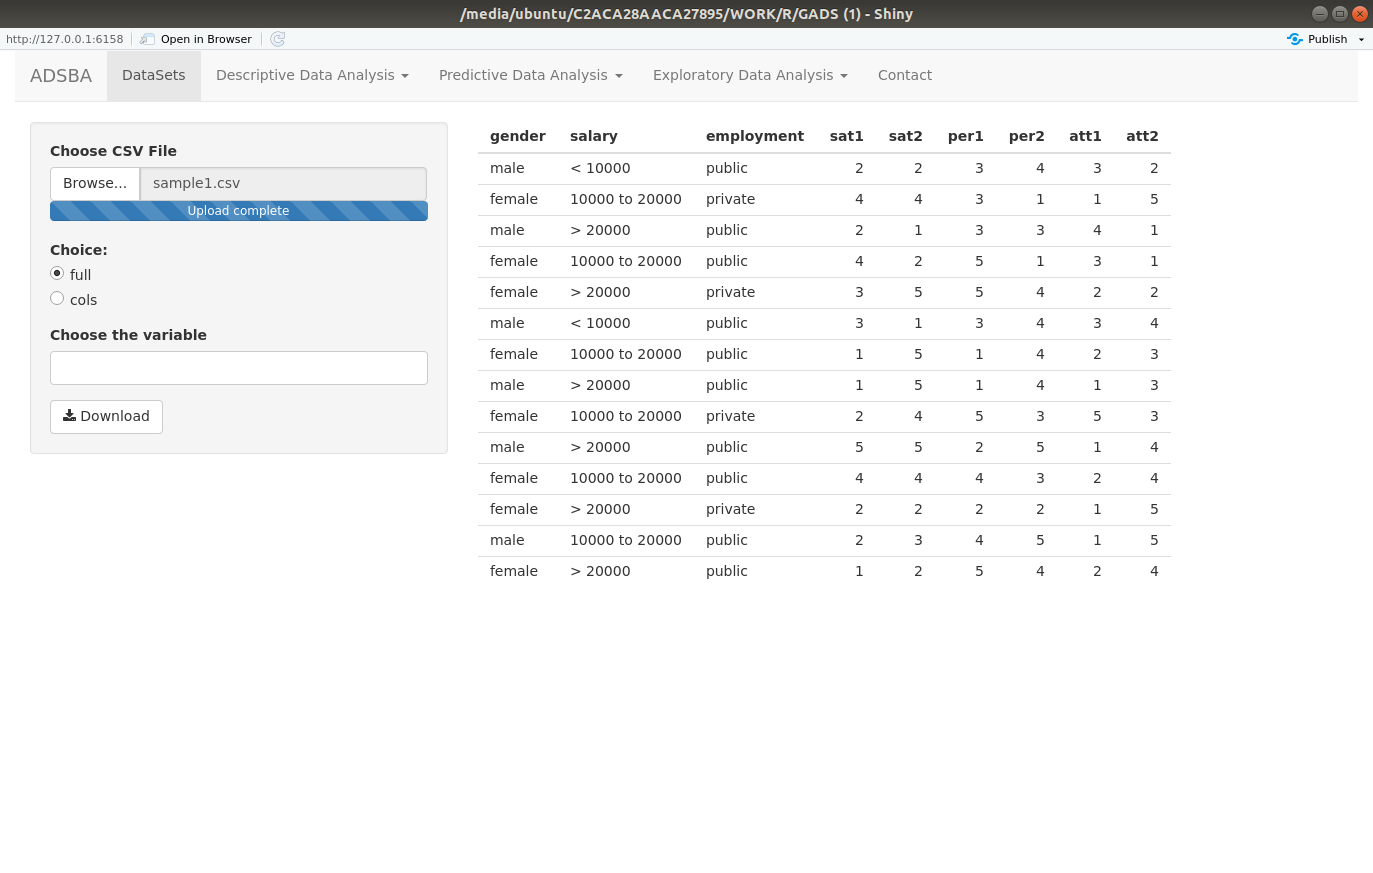

This chart was generated by the following R code:
library(shiny)
library(shinydashboard)        
library(nortest)
library(mvnormtest)
library(MASS)
library(cluster)

# PREAMBLE begins
# READ (FOR REPORTS) https://shiny.rstudio.com/articles/generating-reports.html

# PREAMBLE ends

ui <- fluidPage(
  
  navbarPage(title = "ADSBA",
             tabPanel("DataSets", 
                      sidebarLayout(
                        sidebarPanel(
                          fileInput("file1", "Choose CSV File", accept=c('text/csv', 'text/comma-separated-values', 'text/plain', '.csv')),
                          radioButtons("indata", "Choice:", choices = c("full", "cols")),
                          selectInput("cols", "Choose the variable", choices = "", selected = " ", multiple = TRUE), 
                          downloadButton('report')
                          ), 
                        mainPanel(tableOutput("tab1"))
                        )
             ), 
             
             navbarMenu("Descriptive Data Analysis",
                        tabPanel("Summary Statistics",
                          sidebarLayout(
                            sidebarPanel(
                              selectInput("cols1", "Choose Variable:", choices = "", selected = " ", multiple = TRUE)
                              
                            ), 
                            mainPanel(
                              fluidRow(
                                p("Summary Statistics"),
                                div(
                                  verbatimTextOutput("summar")
                                )
                              )
                            )
                          )
                        ), 
                        tabPanel("Frequency Tables",
                          sidebarLayout(
                            sidebarPanel(
                              selectInput("cols2", "Choose Varibale 1:", choices = "", selected = " ", multiple = TRUE),
                              selectInput("cols3", "Choose Varibale 2:", choices = "", selected = " ", multiple = TRUE)
                            ), 
                            mainPanel(
                              fluidRow(
                                p("Frequency Tables"),
                                div(
                                  verbatimTextOutput("freq_tables")
                                )
                              )
                            )
                          )
                          
                        ), 
                        
                        tabPanel("Cross Tabulation",
                                 sidebarLayout(
                                   sidebarPanel(
                                     selectInput("cols4", "Choose Varibale 1:", choices = "", selected = " ", multiple = TRUE),
                                     selectInput("cols5", "Choose Varibale 2:", choices = "", selected = " ", multiple = TRUE),
                                     hr(),
                                     helpText("For details visit:"),
                                     a(href="https://en.wikipedia.org/wiki/Chi-squared_test", "Karl Pearson Chisquare Test"),
                                     hr()
                                   ), 
                                   mainPanel(
                                     fluidRow(
                                       h3("Chisquare Test"),
                                        verbatimTextOutput("chi_t")
                                  )
                                   )
                                 )
                                 
                        ),
                        tabPanel("Plots",
                                 sidebarLayout(
                                   sidebarPanel(
                                     radioButtons("plotoption", "Choose the Option:", choices = c("Histogram", "BarPlot", "Scatter", "Pie" )),
                                     selectInput("cols6", "Choose Varibale 1:", choices = "", selected = " ", multiple = TRUE),
                                     textInput("xaxisname", "Write X Axis Name"),
                                     textInput("yaxisname", "Write Y Axis Name"),
                                     textInput("title", "Write Title For the Graph")
                                   ), 
                                   mainPanel(
                                     fluidRow(
                                       plotOutput("plot")
                                       )
                                   )
                                 )
                                 
                        )
                      ),
             
             navbarMenu("Predictive Data Analysis",
                        
                        tabPanel("Statistical Tests", 
                                 sidebarLayout(
                                   sidebarPanel(
                                     selectInput("cols7", "Choose Varibale 1:", choices = "", selected = " ", multiple = TRUE),
                                     selectInput("cols8", "Choose Varibale 2:", choices = "", selected = " ", multiple = TRUE),
                                     radioButtons("normaltest", "Select Method:", choices = c("A-DTest", "Shapiro", "KS", "MV-Shapiro")),
                                     hr(),
                                     helpText("For more details visit:"),
                                     a(href="https://en.wikipedia.org/wiki/Anderson%E2%80%93Darling_test", "Anderson–Darling test"), br(),
                                     a(href="https://en.wikipedia.org/wiki/Shapiro%E2%80%93Wilk_test", "Shapiro–Wilk test"), br(),
                                     a(href="https://en.wikipedia.org/wiki/Kolmogorov%E2%80%93Smirnov_test", "Kolmogorov–Smirnov test"), br(),
                                     
                                     hr()
                                   ), 
                                   mainPanel(
                                     fluidRow(
                                      div(
                                        plotOutput("qqp")
                                      ),
                                      div(
                                        verbatimTextOutput("normtest")
                                      )
                                     )
                                   )
                                   
                                 )
                                 
                        ),
                        
                        tabPanel("Correlation", 
                                 sidebarLayout(
                                   sidebarPanel(
                                     selectInput("cols9", "Choose Variable:", choices = "", selected = " ", multiple = TRUE),
                                     selectInput("cols10", "Choose Variable:", choices = "", selected = " ", multiple = TRUE),
                                     radioButtons("cormethod", "Select Method:", choices = c("KarlPearson", "Spearman", "Kendals")),
                                     hr(),
                                     helpText("For Details Visit:"),
                                     a(href="https://en.wikipedia.org/wiki/Spearman%27s_rank_correlation_coefficient", "Karl Pearson Correlation Test"),
                                     hr()
                                   ), 
                                   mainPanel(
                                     h3("Correlation"),
                                     verbatimTextOutput("cor_t")
                                   )
                                   
                                 )
                                 
                        ),
                        tabPanel("Regression & ANOVA", 
                                 sidebarLayout(
                                   sidebarPanel(
                                     selectInput("cols11", "Choose Variable:", choices = "", selected = " ", multiple = TRUE),
                                     selectInput("cols12", "Choose Variable:", choices = "", selected = " ", multiple = TRUE),
                                     radioButtons("regmethod", "Select Method:", choices = c("Fit", "Summary", "ANOVA")), 
                                     hr(),
                                     helpText("For more information please visit"),
                                     a(href="https://en.wikipedia.org/wiki/Simple_linear_regression", "Simple Linear Regression"),
                                     hr()
                                   ), 
                                   mainPanel(
                                     fluidRow(
                                       div(
                                         verbatimTextOutput("regout")
                                       ),
                                       div(
                                         plotOutput("regplot")
                                       )
                                     )
                                   )
                                   
                                 )
                                 
                        ),
                        
                        tabPanel("MANOVA", 
                                 sidebarLayout(
                                   sidebarPanel(
                                     selectInput("cols13", "Choose Variable:", choices = "", selected = " ", multiple = TRUE),
                                     selectInput("cols14", "Choose Variable:", choices = "", selected = " ", multiple = TRUE),
                                     radioButtons("manmethod", "Choose Method:", choices = c("Fit", "Summary")),
                                     hr(),
                                     helpText("For more information please visit"),
                                     a(href="https://en.wikipedia.org/wiki/Multivariate_analysis_of_variance", "MANOVA"),
                                     hr(),
                                     helpText("Right now MANOVA supports only two dependent varibales"),
                                     hr()
                                   ), 
                                   mainPanel(
                                     fluidRow(
                                       div(
                                         verbatimTextOutput("manovaout")
                                       ),
                                       div(
                                         plotOutput("manovaplot")
                                       )
                                     )
                                   )
                                   
                                 )
                                 
                        )
                        
             ),         
            
             navbarMenu("Exploratory Data Analysis", 
                      tabPanel("Discriminant Analysis",
                        sidebarLayout(
                          sidebarPanel(
                            selectInput('dafactvar', "Choose the Factor:", choices = "", selected = ""),
                            selectInput('daNumvar1', "Choose the Vector1:", choices = "", selected = ""),
                            selectInput('daNumvar2', "Choose the Vector2:", choices = "", selected = ""),
                            selectInput('daNumtvar3', "Choose the Vector3:", choices = "", selected = ""),
                            hr(), 
                            helpText("Supports only 3 vectors (Vector: varibale at right hand side of the equation). Implements only LDA at presents. For details visit:"),
                            a(href="https://en.wikipedia.org/wiki/Linear_discriminant_analysis", "Discriminant Analysis"),
                            hr()
                          ),
                          mainPanel(
                            fluidRow(
                              div(
                                verbatimTextOutput("daoutput")
                              ),
                              div(
                                plotOutput("daplot")
                              )
                            )
                          )
                        )
                        
                      ),
                      
                      tabPanel("Reliability Analysis",
                            sidebarLayout(
                              sidebarPanel(
                                selectInput("relalpha", "Choose the variables:", choices = "", selected = "", multiple = TRUE),
                                hr(),
                                helpText("For more details visit:"),
                                a(href="https://en.wikipedia.org/wiki/Cronbach%27s_alpha", "Cronbach's alpha"),
                                hr()
                                ),
                              mainPanel(
                                div(
                                  verbatimTextOutput("reloutput")
                                )
                              )
                            )
                            
                      ),
                      
                      tabPanel("Factor Analysis",
                               sidebarLayout(
                                 sidebarPanel(
                                   selectInput("fadataset", "Choose the Variables:", choices = "", selected = "", multiple = TRUE),
                                   textInput("nf", "Mention No. of Factors", value = "2", width = NULL, placeholder = "Write here number of factors"), 
                                   hr(),
                                   helpText("For details visit:"),
                                   a(href="https://en.wikipedia.org/wiki/Factor_analysis", "Factor Analysis"),
                                   hr()
                                 ),
                                 mainPanel(
                                   div(
                                     verbatimTextOutput("faoutput")
                                   ), 
                                   div(
                                     plotOutput("faplot")
                                   )
                                 )
                               )
                               
                      ),
                      
                      tabPanel("Cluster Analysis",
                               sidebarLayout(
                                 sidebarPanel(
                                   selectInput("cavars", "Choose Variables:", choices = "", selected = "", multiple = TRUE),
                                   textInput("nc", "Number of Clusters:", value = "2", placeholder = "Choose No. Clusters"), 
                                   radioButtons("showcl", "Show Individuals by Clusters:", choices = c("ShowClus", "NoClus")),
                                   hr(),
                                   helpText("For more details visit:"),
                                   a(href="https://en.wikipedia.org/wiki/Cluster_analysis", "Cluster analysis"),
                                   hr()
                                 ),
                                 mainPanel(
                                   div(
                                     verbatimTextOutput("caoutput")
                                   ), 
                                   div(
                                     plotOutput("caplot")
                                   )
                                 )
                               )
                      )
             ), 
             
             # tabPanel("REPORTS", 
             #          sidebarLayout(
             #            sidebarPanel("Reports"), 
             #            mainPanel(tableOutput("pdfview"))
             #          )
             # ),        
             
             tabPanel("Contact", 
                      sidebarLayout(
                        sidebarPanel(
                          "Information to contact"
                        ), 
                        mainPanel(htmlOutput("text1"))
                      )
              )
          )
      ) 



server <- function(input, output, session) {
  
  # for DATASET TAB
  
  data_input <- reactive({
    infile <- input$file1
    req(infile)
    data.frame(read.csv(infile$datapath)) 
  })
  
  observeEvent(input$file1,{
    updateSelectInput(session,
                        inputId = "cols",
                        choices = names(data_input()))
    }
  )
  
  
 output$tab1 <- renderTable(
   {
     df <- data_input()
     if (input$indata == "full"){
       print(df)
     } else {
       print(df[input$cols])
     }
     
    }
 )

# summary tab
 
 observeEvent(input$file1, {
   updateSelectInput(session, inputId = "cols1", choices = names(data_input()))
   }
 )
 
 summ <- reactive({
   var1 <- data_input()[,input$cols1]
 
   su <- summary(var1)
   return(su)
 })
 
 output$summar <- renderPrint({
   summ()
   })
 
 # frequency tab
 
 observeEvent(input$file1, {
   updateSelectInput(session, inputId = "cols2", choices = names(data_input()))
   updateSelectInput(session, inputId = "cols3", choices = names(data_input()))
 }
 )
 
 freq <- reactive({
   var1 <- data_input()[,input$cols2]
   var2 <- data_input()[,input$cols3]
   fre <- table(var1, var2)
   return(fre)
 })
 
 output$freq_tables <- renderPrint({
   freq()
 })
 
 # Cross tabulation
 
 observeEvent(input$file1, {
   updateSelectInput(session, inputId = "cols4", choices = names(data_input()))
   updateSelectInput(session, inputId = "cols5", choices = names(data_input()))
 }
 )

cross <- reactive({
   var1 <- data_input()[,input$cols4]
   var2 <- data_input()[,input$cols5]
   
   cro <- chisq.test(var1, var2)
   return(cro)
 })
 
 output$chi_t <- renderPrint({
   cross()
   
 })
 
 # Plots 
 
 observeEvent(input$file1, {
   updateSelectInput(session, inputId = "cols6", choices = names(data_input()))
  }
 )
 
 output$plot <- renderPlot({
   df <- data_input()
   if(input$plotoption == "Histogram"){
     hist(df[, input$cols6], freq = FALSE, xlab = input$xaxisname, ylab = input$yaxisname, main = input$title); lines(density(df[, input$cols6]), col = "red", lwd = 1.5)
   } else if(input$plotoption == "BarPlot"){
     barplot(df[, input$cols6], xlab = input$xaxisname, ylab = input$yaxisname, main = input$title)
   } else if(input$plotoption == "Scatter"){
     scatter.smooth(df[, input$cols6], xlab = input$xaxisname, ylab = input$yaxisname, main = input$title)
   } else {
     pie(table(df[, input$cols6]))
   }
 })
 
 # Statistical Tests
 
 observeEvent(input$file1, {
   updateSelectInput(session, inputId = "cols7", choices = names(data_input()))
   updateSelectInput(session, inputId = "cols8", choices = names(data_input()))
 }
 )
 
 output$qqp <- renderPlot({
   df <- data_input()
   qqnorm(df[, input$cols7]);qqline(df[, input$cols7])
 })
 
 adt <- reactive({
   df <- data_input()
   var <- df[, input$cols7]
   ad <- ad.test(var)
   return(ad)
 })
 
 sht <- reactive({
   df <- data_input()
   var <- df[, input$cols7]
   sh <- shapiro.test(var)
   return(sh)
 })
 
 kst <- reactive({
   df <- data_input()
   var1 <- df[, input$cols7]
   var2 <- df[, input$cols8]
   ks <- ks.test(var1, var2)
   return(ks)
 })
 
 mvst <- reactive({
   df <- data_input()
   var1 <- df[, input$cols7]
   var2 <- df[, input$cols8]
   return(mshapiro.test(t(as.data.frame(var1, var2))))
 })
 
 output$normtest <- renderPrint({
   
   if(input$normaltest == "A-DTest"){
       print(adt())
   } else if(input$normaltest == "Shapiro"){
     print(sht())
   } else if(input$normaltest == "KS"){
     print(kst())
   } else if(input$normaltest == "MV-Shapiro"){
     print(mvst())
   }
   
   }
 
 )
 # correlation & regression 
 
 observeEvent(input$file1, {
   updateSelectInput(session, inputId = "cols9", choices = names(data_input()))
   updateSelectInput(session, inputId = "cols10", choices = names(data_input()))
 }
 )
 
 cortest <- reactive({
   var1 <- data_input()[,input$cols9]
   var2 <- data_input()[,input$cols10]
   if (input$cormethod == "KarlPearson"){
     return(cor.test(var1, var2, method = "pearson"))
   } else if(input$cormethod == "Spearman"){
     return(cor.test(var1, var2, method="spearman"))
   } else {
     return(cor.test(var1, var2, method="kendall"))
   }
  }
  )

 output$cor_t <- renderPrint({
   cortest()
 })
 
 # Regression
 
 observeEvent(input$file1, {
   updateSelectInput(session, inputId = "cols11", choices = names(data_input()))
   updateSelectInput(session, inputId = "cols12", choices = names(data_input()))
 }
 )
 
 reganal <- reactive({
   df <- data_input()
   var1 <- df[, input$cols11]
   var2 <- df[, input$cols12]
   rego <- lm(var1 ~ var2, data = df)
   return(list(fit = rego, fitsum = summary(rego), anov = anova(rego)))
   
 })
 
 output$regout <- renderPrint({
   if (input$regmethod == "Fit"){
     reganal()$fit
   } else if(input$regmethod == "Summary"){
     reganal()$fitsum
   } else if(input$regmethod == "ANOVA"){
     reganal()$anov
   }
 })
 
 output$regplot <- renderPlot({
   df <- data_input()
   var1 <- df[, input$cols11]
   var2 <- df[, input$cols12]
   plot(var1, var2); abline(lm(var1 ~ var2, data = df), col = "red", lwd=2)
 })
 
 # MANOVA
 
 observeEvent(input$file1, {
   updateSelectInput(session, inputId = "cols13", choices = names(data_input()))
   updateSelectInput(session, inputId = "cols14", choices = names(data_input()))
 }
 )
 
 manovaform <- reactive({
   df <- data_input()
   #formula <- as.formula(paste(cbind(df[, input$cols13]), '~', df[, input$cols14])) 
   manform <- as.formula(paste("cbind(unlist(rbind(df[, input$cols13]))[1:length(df[, input$cols14])], unlist(rbind(df[, input$cols13]))[length(df[, input$cols14])+1:length(df[, input$cols14])*2])", "~", "df[, input$cols14]"))
   return(manform)
 })
 
 manovaanal <- reactive({
   df <- data_input()
   manout <- manova(manovaform(), data = df)
   return(manout)
 })
 
 output$manovaout <- renderPrint({
 if(input$manmethod=="Fit"){
   manovaanal()
 } else if(input$manmethod == "Summary"){
   summary(manovaanal())
 }
   
 })
 
output$manovaplot <- renderPlot({
  df <- data_input()
  var1 <- df[, input$cols13]
  var2 <- df[, input$cols14]
  plot(data.frame(var1, var2))
}) 
 
 
# Exploratory 
 # Disctiminant Analysi s
 
 observeEvent(input$file1, {
   updateSelectInput(session, inputId = "dafactvar", choices = names(data_input()))
   updateSelectInput(session, inputId = "daNumvar1", choices = names(data_input()))
   updateSelectInput(session, inputId = "daNumvar2", choices = names(data_input()))
   updateSelectInput(session, inputId = "daNumtvar3", choices = names(data_input()))
 }
 )
 
 daout <- reactive({
   df <- data_input()
   var1 <- df[, input$dafactvar]
   var2 <- df[, input$daNumvar1]
   var3 <- df[, input$daNumvar2]
   var4 <- df[, input$daNumtvar3]
   daformula <- as.formula(paste("var1", "~", "var2", "+", "var3", "+", "var4"))
   fit <- lda(daformula, data = df)
   return(fit)
   
 })
 
 output$daoutput <- renderPrint({
   daout()
 })
 
 output$daplot <- renderPlot({
   plot(daout(), dimen=1, type="both")
 })
 
 # Reliability analysis 
 
 observeEvent(input$file1, {
   updateSelectInput(session, inputId = "relalpha", choices = names(data_input()))
  }
 )
 
 relout <- reactive({
   df <- data_input()
   out <- alpha(df[, input$relalpha])
   return(out)
   
 })

 output$reloutput <- renderPrint({
   relout()
 })
 
 # FActor analysis 
 
 observeEvent(input$file1, {
   updateSelectInput(session, inputId = "fadataset", choices = names(data_input()))
 }
 )
 
 faout <- reactive({
   df <- data_input()
   # out <- factanal(matrix(unlist(list(df[, input$fadataset])), dim(df)[1], length(input$fadataset)), input$nf)
   out <- fa(df[, input$fadataset], input$nf)
   return(out)
 })
 
 output$faoutput <- renderPrint({
   faout()
 })

 output$faplot <- renderPlot({
   plot(faout())
 })
 
 # Cluster analysis 
 
 observeEvent(input$file1, {
   updateSelectInput(session, inputId = "cavars", choices = names(data_input()))
 }
 )
 
 caout <- reactive({
   df <- data_input()
   out <- kmeans(df[,input$cavars], input$nc)
   return(out)
 })
 
 output$caoutput <- renderPrint({
   df <- data_input()
   if(input$showcl == "NoClus"){
     caout()
   } else if(input$showcl == "ShowClus"){
     out <- cbind(1:dim(df)[1], caout()$cluster)
     colnames(out) <- c("individuals", "Cluster")
     print(out)
   }
   
 })
 
 output$caplot <- renderPlot({
   df <- data_input()
   clusplot(df, caout()$cluster, color = TRUE, shade = TRUE, labels = 2, lines = 0)
 })
 
 
 # Contact Information 
 
 output$text1 <- renderText({
   str1 <- paste("Dr. M. Kamakshaiah") 
   str2 <- paste("kamakshaiah.m@gmail.com") 
   str3 <- paste("+919177573730")
   #str4 <- paste("166, Vayushakti Nagar, Dammaiguda, Hyderabad, Telangana State, India 500083")
   HTML(paste(str1, str2, str3, sep = '<br/>'))
 })
  
}



shinyApp(ui, server)
